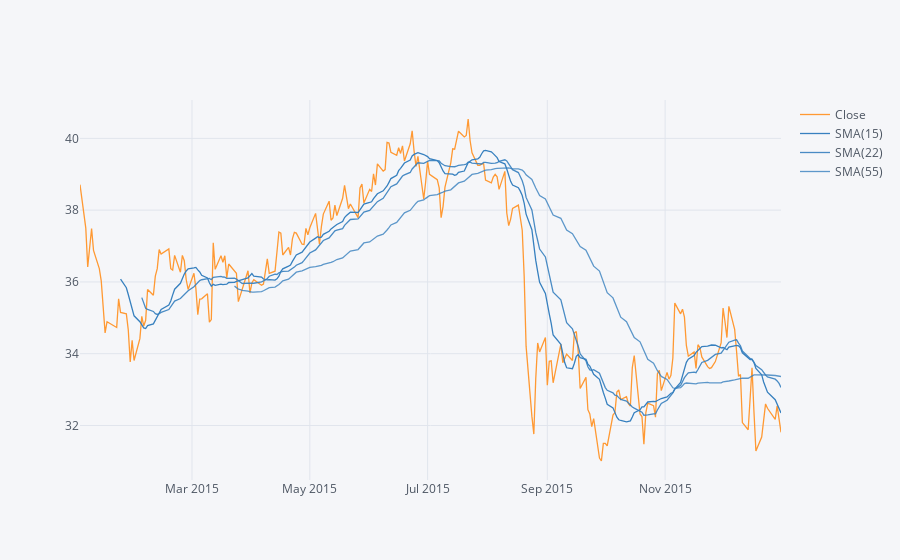

The cell this chart's notebook holds for it:
### Markdown cell above
### Create SMA graph for Morgan Stanley for the year 2015

### Code cell
MS15 = MS['Close'].loc['2015-01-01':'2016-01-01']
MS15.ta_plot(study='sma', periods=[15,22,55])

### Figure 1 — Plotly figure (JSON) as saved in the notebook; plotly's stock layout.template omitted (floating-point values rounded to 4 significant figures; data arrays with more than 128 entries replaced by an {"elided": "..."} marker saying what was removed)
{"data": [{"line": {"color": "rgba(255, 153, 51, 1.0)", "dash": "solid", "shape": "linear", "width": 1.3}, "mode": "lines", "name": "Close", "text": "", "type": "scatter", "x": {"elided": "252 str values"}, "y": {"elided": "252 float values"}}, {"line": {"color": "rgba(55, 128, 191, 1.0)", "dash": "solid", "shape": "linear", "width": 1.3}, "mode": "lines", "name": "SMA(15)", "text": "", "type": "scatter", "x": {"elided": "252 str values"}, "y": {"elided": "252 mixed values"}}, {"line": {"color": "rgba(55, 128, 191, 0.8999999999999999)", "dash": "solid", "shape": "linear", "width": 1.3}, "mode": "lines", "name": "SMA(22)", "text": "", "type": "scatter", "x": {"elided": "252 str values"}, "y": {"elided": "252 mixed values"}}, {"line": {"color": "rgba(55, 128, 191, 0.7999999999999998)", "dash": "solid", "shape": "linear", "width": 1.3}, "mode": "lines", "name": "SMA(55)", "text": "", "type": "scatter", "x": {"elided": "252 str values"}, "y": {"elided": "252 mixed values"}}], "layout": {"legend": {"bgcolor": "#F5F6F9", "font": {"color": "#4D5663"}}, "paper_bgcolor": "#F5F6F9", "plot_bgcolor": "#F5F6F9", "title": {"font": {"color": "#4D5663"}}, "xaxis": {"gridcolor": "#E1E5ED", "showgrid": true, "tickfont": {"color": "#4D5663"}, "title": {"font": {"color": "#4D5663"}, "text": ""}, "zerolinecolor": "#E1E5ED"}, "yaxis": {"gridcolor": "#E1E5ED", "showgrid": true, "tickfont": {"color": "#4D5663"}, "title": {"font": {"color": "#4D5663"}, "text": ""}, "zerolinecolor": "#E1E5ED"}}}
